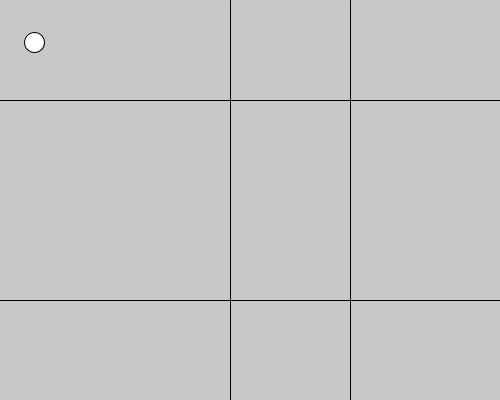
Frame 1 (no input)
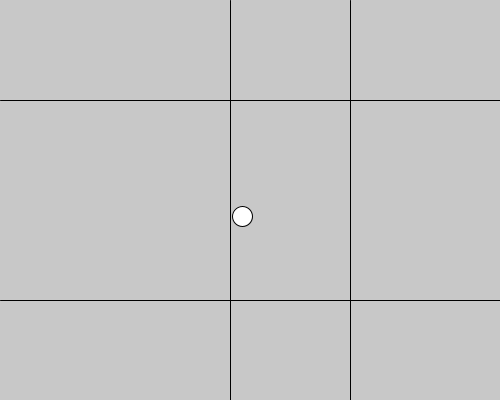
Frame 60 (the mouse pressed at the canvas centre just before this capture)
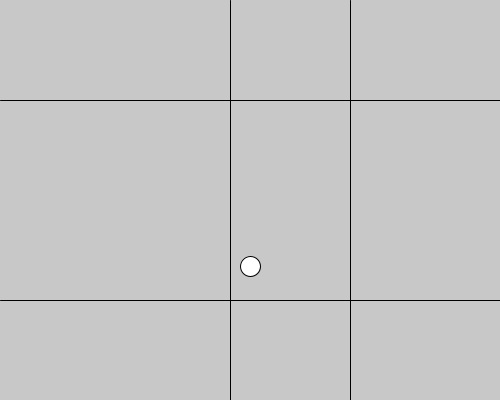
Frame 120 (the mouse held since frame 60 and released just before this capture)

The Processing sketch that drew these frames (run headless with seeded random() and noise(); from frame 60 on, the mouse is pressed at the canvas centre):

// Processing sketch: circleMovement
// ── circleMovement.pde
// ellipse Variables
float elX = 30;
float elY = 40;
float elDiameter = 20;
float elXSpeed = 4;
float elYSpeed = 2;

// bounds to bounce off of
float bottom = 300;
float top = 100;
float rightSide = 350;
float leftSide = 230;

void setup() {
  size(500, 400);
}
void draw() {
  background(200);
  
  // move and draw the circle
  elX += elXSpeed;
  //elY += elYSpeed; //same as below
  elY = elY + elYSpeed;
  ellipse(elX, elY, elDiameter, elDiameter);

  // top and bottom hit detection
  if (elY > bottom) {
    // move up if you go past the line
    elYSpeed = elYSpeed * -1;
    elY = bottom;
  }
  if (elY < top) {
    elYSpeed = elYSpeed * -1;
    elY = top;
  }
  
  // left and right hit detection
  if (elX > rightSide) {
    elXSpeed *= -1;
    elX = rightSide;
  }
  if (elX < leftSide) {
    elXSpeed = elXSpeed * -1;
    elX = leftSide;
  }
  
  //draw bounds
  line(0, bottom, width, bottom);
  line(0, top, width, top);
  line(leftSide, 0, leftSide, height);
  line(rightSide, 0, rightSide, height);
}
